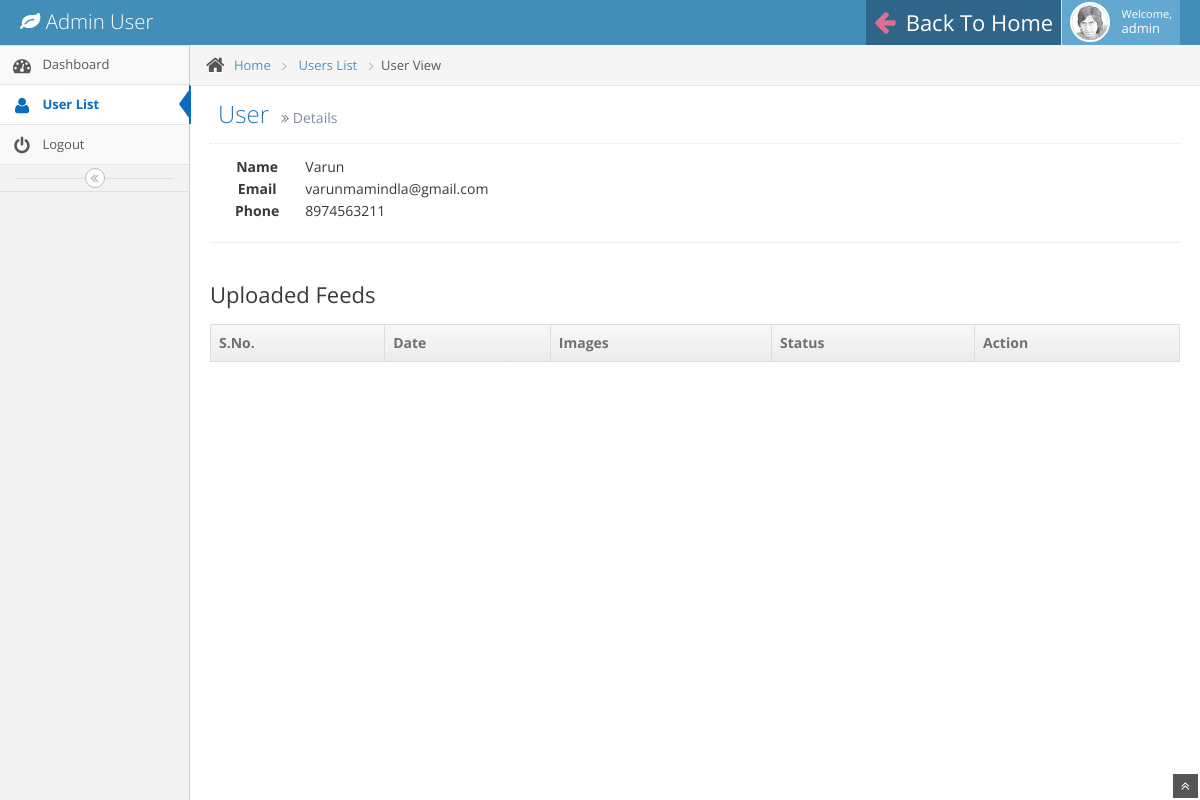
/admin/user_view.php?id=38 (signed in), run on the app's committed database.
### tables this page shows
CREATE TABLE `users` (
  `id` int(200) NOT NULL AUTO_INCREMENT,
  `username` varchar(200) NOT NULL,
  `password` varchar(200) NOT NULL,
  `email` varchar(200) NOT NULL,
  `phone` varchar(250) NOT NULL,
  `user_level` int(20) NOT NULL DEFAULT '0',
  `created_date` timestamp NOT NULL DEFAULT CURRENT_TIMESTAMP,
  PRIMARY KEY (`id`)
);

### dbconnect.php (called while the page is built, shortened)
<?php
$table_User = 'users';

### admin/user_view.php (the view, shortened to what this page needs)
<?php
include "../dbconnect.php";
$hidden_id='';
if(isset($_REQUEST['id']) ){
	$hidden_id=$_REQUEST['id'];
	}
$select_user_details=mysql_query("select * from $table_User where id='$hidden_id'") or die(mysql_error());
$select_user_details_count = mysql_num_rows($select_user_details);
if($select_user_details_count == 1){
		$user_row = mysql_fetch_array($select_user_details);
		$username=$user_row['username'];
		$user_email=$user_row['email'];
		$user_phone=$user_row['phone'];
	}else{
		}
include "header.php";
?>
<div class="main-content">
  <div class="breadcrumbs" id="breadcrumbs">
  	<ul class="breadcrumb">
      <li> <i class="icon-home home-icon"></i> <a href="index.php">Home</a> <span class="divider"> <i class="icon-angle-right arrow-icon"></i> </span> </li>
      <li> <a href="user_list.php">Users List</a> <span class="divider"> <i class="icon-angle-right arrow-icon"></i> </span> </li>
      <li class="active">User View</li>
    </ul>
  </div>
  <div class="page-content">
    <div class="page-header position-relative">
      <h1>User  <small> <i class="icon-double-angle-right"></i> Details  </small> </h1>
    </div>
    <div class="row-fluid">
      <div class="span6">
       <table>
       	<tr>
        	<th>Name</th>
            <td><?php echo $username;?></td>
        </tr>
        <tr>
        	<th>Email</th>
            <td><?php echo $user_email;?></td>
        </tr>
         <tr>
        	<th>Phone</th>
            <td><?php echo $user_phone;?></td>
        </tr>
       </table>
       </div>
    </div>
    <hr />
    <div class="row-fluid">
    <div class="span12 ">
    <h3> Uploaded Feeds</h3>
    <table id="user_list" class="table table-striped table-bordered table-hover">
     <thead>
    	<tr>
        	<th>S.No.</th>
            <th>Date</th>
            <th>Images</th>
            <th>Status</th>
            <th>Action</th>
        </tr>
    </thead>
    </table>
    </div>
    </div>
  </div>
</div>
<?php include"footer.php";?>

### data on the page
users: username "Varun", email "varunmamindla@gmail.com", phone "8974563211"

### other printed values
$_SESSION['au_session_login_username'] "admin"
